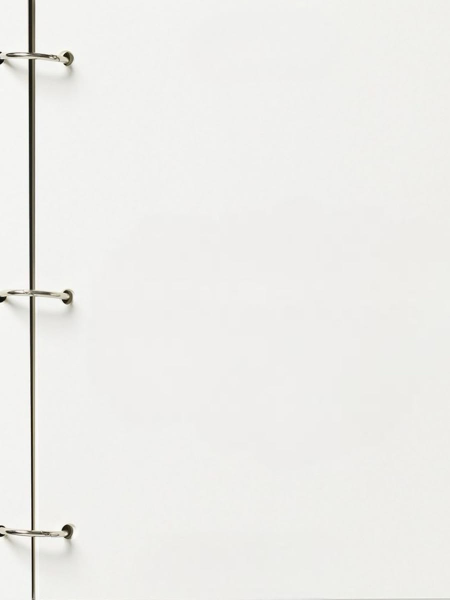
#> input picture notizen/bilder/deko/vorlagen/ordner-ringbuch.jpg, 900 x 1200 px (shown at 1/2 size)
$ python ordner-ringe-bauen.py vorlagen/ordner-ringbuch.jpg out.png out.png
#> lines starting #> are read from the running program, lines starting #| are printed output that depends on the picture; after the words box and inside, x2 and y2 are one past the last pixel; in counts of white or black regions, pixels touching at a corner belong together
# Ringstreifen aus Lauras Ordner-Foto (vorlagen/ordner-ringbuch.jpg) als nahtlos wiederholbare Kachel.
# Der Ordnerrücken ist im Foto leicht schräg, deshalb wird jede Zeile so verschoben, dass er senkrecht steht.
import sys
from PIL import Image
import numpy as np
from scipy import ndimage
src=np.asarray(Image.open(sys.argv[1]).convert('RGB')).astype(float)
y0,P,W=358,472,200
ys=np.arange(y0-40,y0+P)
# Rückenmitte je Zeile (gewichteter Schwerpunkt der Dunkelheit in x 50..78), linear geglättet
cx=[]
for y in ys:
  r=255-src[y,50:78].mean(1); r=np.clip(r-60,0,None); cx.append(50+(r*np.arange(28)).sum()/max(r.sum(),1e-3))
#> after the loop, cx = 512 values, max 69.44 at index 273, min 62.43 at index 262, mean 63.36
m,b=np.polyfit(ys,cx,1); target=m*y0+b
#> after `m, b = np.polyfit(ys, cx, 1)`: m = 0.00186; b = 62.29
#> after `target = m * y0 + b`: target = 62.96
rows={}
for y in ys:
  d=(m*y+b)-target
  rows[y]=np.stack([ndimage.shift(src[y,:W+20,c],-d,order=1,mode='nearest') for c in range(3)],1)[:W]
#> this loop made 512 passes
#> d on passes 1 to 3: -0.0746, -0.0727, -0.0708
#> after the loop, rows = 512 items
a=np.stack([rows[y] for y in range(y0,y0+P)])
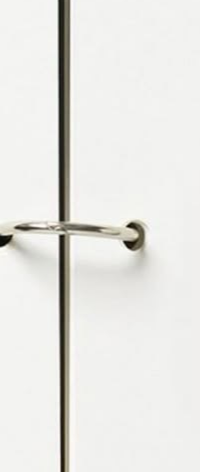
#> a: shape (472, 200, 3) float64; mean of channels 0, 1, 2 231.1, 230.7, 227.4; drawn as R, G, B
n=30
for i in range(n):
  w=(i+1)/(n+1); a[P-n+i]=a[P-n+i]*(1-w)+rows[y0-n+i]*w
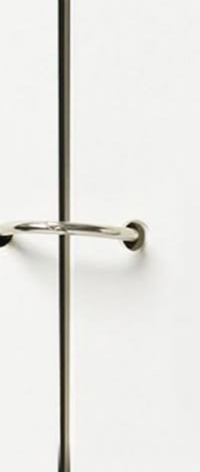
#> a: shape (472, 200, 3) float64; 5.88% of pixels changed, all inside (x1, y1, x2, y2) = (0, 442, 200, 472); drawn as R, G, B
pc=np.array([240.5,240.3,238.0])
#> pc = [240.5, 240.3, 238]
for x in range(W-30,W):
  w=(x-(W-30)+1)/30; a[:,x]=a[:,x]*(1-w)+pc*w
#> a: shape (472, 200, 3) float64; 15% of pixels changed, all inside (x1, y1, x2, y2) = (170, 0, 200, 472)
o=Image.fromarray(np.clip(a,0,255).astype(np.uint8)); o.save(sys.argv[2],quality=90,method=6)
if len(sys.argv)>3:
  pv=Image.new('RGB',(400,P*3),(240,240,238))
  for k in range(3): pv.paste(o,(0,k*P))
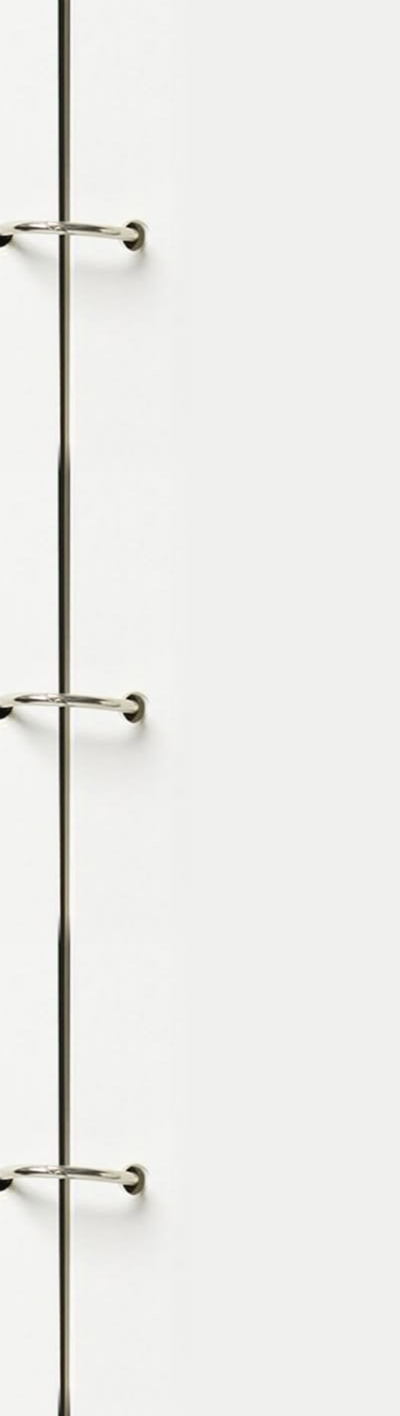
#> pv: PIL image 400x1416 RGB; mean R, G, B 235.4, 235.2, 232.5
  pv.save(sys.argv[3])
print('Neigung px/Zeile', round(m,4))
#| Neigung px/Zeile 0.0019
